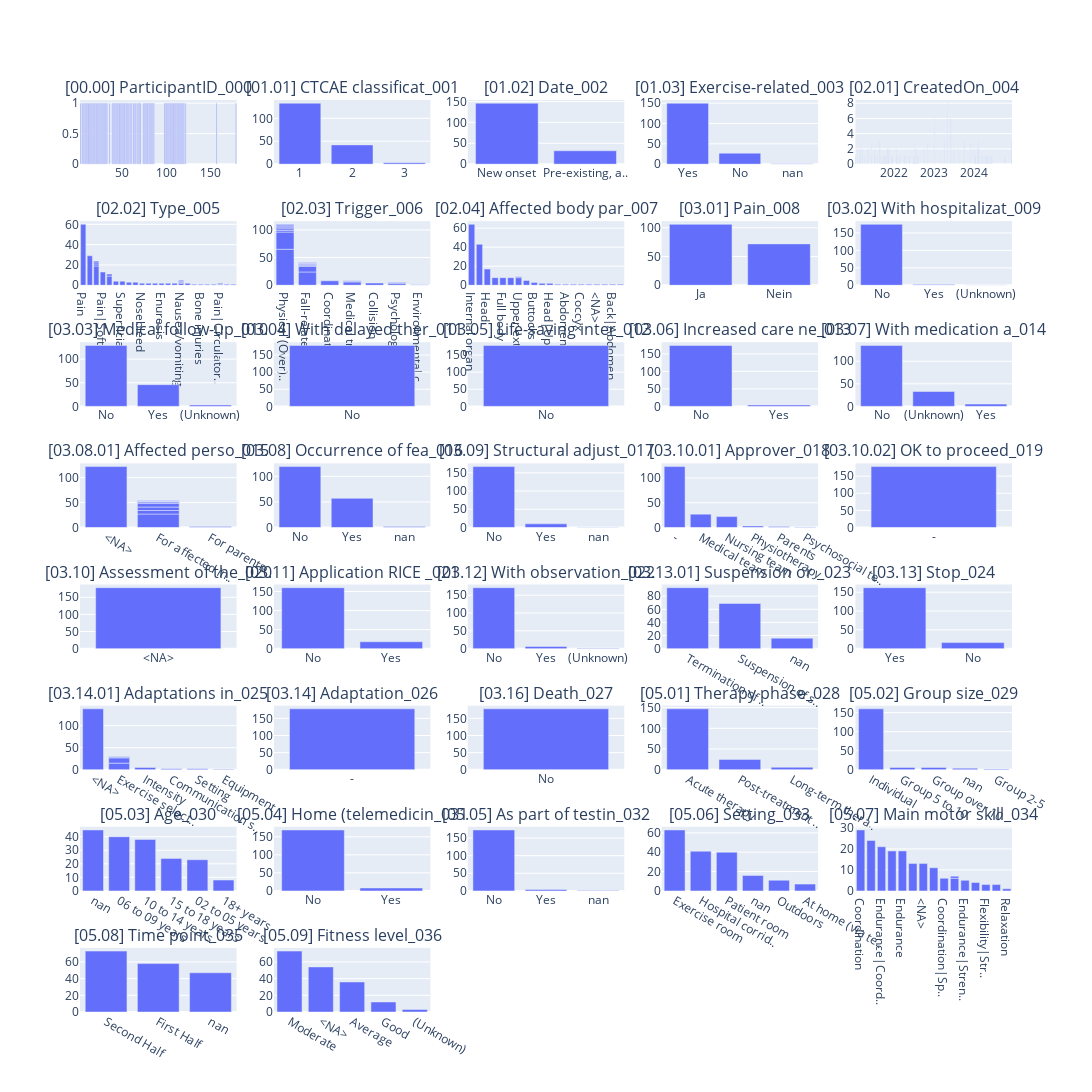

This figure's notebook cell:
### Code cell
tbl.describe_df(df_csv_condensed, "df_csv_condensed", top_n_chars_in_columns=25, top_n_chars_in_index=15)

### Figure 1 — Plotly figure (JSON) as saved in the notebook; plotly's stock layout.template omitted (floating-point values rounded to 4 significant figures)
{"data": [{"hovertemplate": "x=%{x}<br>y=%{y}<extra></extra>", "legendgroup": "", "marker": {"color": "#636efa", "pattern": {"shape": ""}}, "name": "", "orientation": "v", "showlegend": false, "textposition": "auto", "type": "bar", "x": [3, 50, 24, 13, 5, 6, 7, 8, 9, 10, 11, 12, 14, 23, 15, 16, 17, 18, 19, 20, 21, 25, 26, 49, 36, 110, 27, 28, 29, 30, 31, 32, 33, 39, 48, 40, 41, 42, 43, 44, 45, 46, 47, 22, 51, 157, 52, 64, 54, 55, 56, 57, 59, 60, 61, 63, 65, 77, 67, 68, 69, 70, 71, 74, 75, 76, 53, 78, 80, 99, 100, 81, 82, 83, 84, 85, 86, 98, 101, 109, 79, 102, 103, 104, 105, 106, 107, 108, 111, 112, 113, 179, 122, 114, 115, 116, 117, 118, 119, 120], "xaxis": "x", "y": [1, 1, 1, 1, 1, 1, 1, 1, 1, 1, 1, 1, 1, 1, 1, 1, 1, 1, 1, 1, 1, 1, 1, 1, 1, 1, 1, 1, 1, 1, 1, 1, 1, 1, 1, 1, 1, 1, 1, 1, 1, 1, 1, 1, 1, 1, 1, 1, 1, 1, 1, 1, 1, 1, 1, 1, 1, 1, 1, 1, 1, 1, 1, 1, 1, 1, 1, 1, 1, 1, 1, 1, 1, 1, 1, 1, 1, 1, 1, 1, 1, 1, 1, 1, 1, 1, 1, 1, 1, 1, 1, 1, 1, 1, 1, 1, 1, 1, 1, 1], "yaxis": "y"}, {"hovertemplate": "x=%{x}<br>y=%{y}<extra></extra>", "legendgroup": "", "marker": {"color": "#636efa", "pattern": {"shape": ""}}, "name": "", "orientation": "v", "showlegend": false, "textposition": "auto", "type": "bar", "x": ["1", "2", "3"], "xaxis": "x2", "y": [133, 42, 3], "yaxis": "y2"}, {"hovertemplate": "x=%{x}<br>y=%{y}<extra></extra>", "legendgroup": "", "marker": {"color": "#636efa", "pattern": {"shape": ""}}, "name": "", "orientation": "v", "showlegend": false, "textposition": "auto", "type": "bar", "x": ["New onset", "Pre-existing, a.."], "xaxis": "x3", "y": [146, 32], "yaxis": "y3"}, {"hovertemplate": "x=%{x}<br>y=%{y}<extra></extra>", "legendgroup": "", "marker": {"color": "#636efa", "pattern": {"shape": ""}}, "name": "", "orientation": "v", "showlegend": false, "textposition": "auto", "type": "bar", "x": ["Yes", "No", "nan"], "xaxis": "x4", "y": [150, 27, 1], "yaxis": "y4"}, {"hovertemplate": "x=%{x}<br>y=%{y}<extra></extra>", "legendgroup": "", "marker": {"color": "#636efa", "pattern": {"shape": ""}}, "name": "", "orientation": "v", "showlegend": false, "textposition": "auto", "type": "bar", "x": ["2023-05-01", "2023-06-01", "2023-01-01", "2021-08-23", "2023-12-01", "2023-10-01", "2024-02-07", "2022-07-04", "2023-04-01", "2022-11-01", "2024-12-12", "2021-06-05", "2021-11-13", "2023-07-01", "2024-02-05", "2024-01-01", "2023-08-01", "2021-05-06", "2022-07-19", "2024-02-13", "2021-02-01", "2021-03-17", "2021-11-04", "2022-01-18", "2022-10-01", "2021-11-03", "2021-07-05", "2021-03-01", "2024-01-15", "2024-01-29", "2024-04-24", "2024-03-11", "2024-03-12", "2024-03-14", "2024-03-18", "2024-04-04", "2024-05-03", "2024-02-06", "2024-06-06", "2024-04-26", "2024-05-15", "2024-05-21", "2024-06-10", "2024-06-11", "2022-04-20", "2022-05-20", "2022-06-24", "2022-06-22", "2024-03-09", "2024-04-12", "2024-01-10", "2022-08-08", "2022-01-24", "2021-10-13", "2024-03-15", "2022-02-17", "2022-04-06", "2022-05-18", "2022-06-28", "2022-07-01", "2022-07-14", "2022-08-02", "2022-05-22", "2022-03-31", "2021-04-29", "2024-02-16", "2024-02-20", "2021-08-26", "2021-08-04", "2021-06-09", "2024-02-02", "2021-10-25", "2022-02-24", "2021-03-18", "2021-06-04", "2022-02-01", "2024-01-06", "2024-10-07", "2023-03-01", "2024-05-01", "2021-12-15", "2021-12-03", "2021-01-11", "2021-01-12", "2021-02-19", "2023-08-20", "2021-04-08", "2021-07-07", "2021-09-20", "2021-12-09", "2021-10-01", "2021-09-25", "2021-10-06", "2021-11-05", "2021-12-13", "2021-09-30", "2021-10-17", "2021-10-07", "2021-10-04", "2021-09-12"], "xaxis": "x5", "y": [8, 6, 6, 3, 3, 3, 3, 3, 3, 3, 3, 3, 2, 2, 2, 2, 2, 2, 2, 2, 2, 2, 2, 2, 2, 2, 2, 2, 1, 1, 1, 1, 1, 1, 1, 1, 1, 1, 1, 1, 1, 1, 1, 1, 1, 1, 1, 1, 1, 1, 1, 1, 1, 1, 1, 1, 1, 1, 1, 1, 1, 1, 1, 1, 1, 1, 1, 1, 1, 1, 1, 1, 1, 1, 1, 1, 1, 1, 1, 1, 1, 1, 1, 1, 1, 1, 1, 1, 1, 1, 1, 1, 1, 1, 1, 1, 1, 1, 1, 1], "yaxis": "y5"}, {"hovertemplate": "x=%{x}<br>y=%{y}<extra></extra>", "legendgroup": "", "marker": {"color": "#636efa", "pattern": {"shape": ""}}, "name": "", "orientation": "v", "showlegend": false, "textposition": "auto", "type": "bar", "x": ["Pain", "Nausea/vomiting", "Circulatory pro..", "Pain|Soft-tissu..", "Pain|Superficia..", "Soft-tissue inj..", "Superficial inj..", "Muscle soreness", "Itching", "Nosebleed", "Psychological s..", "Circulatory pro..", "Coughing fit", "Enuresis", "Pain|Spontaneou..", "Pain|Muscle sor..", "Pain|Superficia..", "Nausea/vomiting..", "Circulatory pro..", "Physical (Over)..", "Pain|Itching", "Bone injuries", "Coughing fit|Ps..", "Nausea/vomiting..", "Pain|Bone injur..", "Pain|Circulator..", "Pain|Psychologi..", "Nausea/vomiting..", "Pain|Circulator..", "Pain|Nausea/vom..", "Nausea/vomiting..", "Circulatory pro.."], "xaxis": "x6", "y": [60, 29, 19, 13, 9, 4, 4, 3, 3, 2, 2, 2, 2, 2, 2, 2, 2, 2, 2, 2, 1, 1, 1, 1, 1, 1, 1, 1, 1, 1, 1, 1], "yaxis": "y6"}, {"hovertemplate": "x=%{x}<br>y=%{y}<extra></extra>", "legendgroup": "", "marker": {"color": "#636efa", "pattern": {"shape": ""}}, "name": "", "orientation": "v", "showlegend": false, "textposition": "auto", "type": "bar", "x": ["Physical (Over)..", "Physical (Over)..", "Fall-related in..", "Fall-related in..", "Coordination pr..", "Medical treatme..", "Collision", "Physical (Over)..", "Psychological s..", "Physical (Over)..", "Physical (Over)..", "Fall-related in..", "Physical (Over)..", "Fall-related in..", "Physical (Over)..", "Psychological s..", "Fall-related in..", "Medical treatme..", "Fall-related in..", "Medical treatme..", "Physical (Over)..", "Psychological s..", "Fall-related in..", "Environmental c.."], "xaxis": "x7", "y": [65, 31, 24, 10, 8, 6, 4, 3, 3, 3, 3, 2, 2, 2, 2, 2, 1, 1, 1, 1, 1, 1, 1, 1], "yaxis": "y7"}, {"hovertemplate": "x=%{x}<br>y=%{y}<extra></extra>", "legendgroup": "", "marker": {"color": "#636efa", "pattern": {"shape": ""}}, "name": "", "orientation": "v", "showlegend": false, "textposition": "auto", "type": "bar", "x": ["Internal organ", "Lower extremiti..", "Head", "Abdomen", "Full body", "Back", "Upper extremiti..", "Chest", "Buttocks", "Bowel", "Head|Upper extr..", "Back|Buttocks", "Abdomen|Coccyx", "Full body|Inter..", "Coccyx", "Head|Buttocks", "<NA>", "Genital area", "Upper extremiti..", "Back|Abdomen", "Abdomen|Bowel"], "xaxis": "x8", "y": [64, 43, 17, 8, 8, 8, 8, 5, 3, 2, 2, 1, 1, 1, 1, 1, 1, 1, 1, 1, 1], "yaxis": "y8"}, {"hovertemplate": "x=%{x}<br>y=%{y}<extra></extra>", "legendgroup": "", "marker": {"color": "#636efa", "pattern": {"shape": ""}}, "name": "", "orientation": "v", "showlegend": false, "textposition": "auto", "type": "bar", "x": ["Ja", "Nein"], "xaxis": "x9", "y": [106, 72], "yaxis": "y9"}, {"hovertemplate": "x=%{x}<br>y=%{y}<extra></extra>", "legendgroup": "", "marker": {"color": "#636efa", "pattern": {"shape": ""}}, "name": "", "orientation": "v", "showlegend": false, "textposition": "auto", "type": "bar", "x": ["No", "Yes", "(Unknown)"], "xaxis": "x10", "y": [175, 2, 1], "yaxis": "y10"}, {"hovertemplate": "x=%{x}<br>y=%{y}<extra></extra>", "legendgroup": "", "marker": {"color": "#636efa", "pattern": {"shape": ""}}, "name": "", "orientation": "v", "showlegend": false, "textposition": "auto", "type": "bar", "x": ["No", "Yes", "(Unknown)"], "xaxis": "x11", "y": [129, 46, 3], "yaxis": "y11"}, {"hovertemplate": "x=%{x}<br>y=%{y}<extra></extra>", "legendgroup": "", "marker": {"color": "#636efa", "pattern": {"shape": ""}}, "name": "", "orientation": "v", "showlegend": false, "textposition": "auto", "type": "bar", "x": ["No"], "xaxis": "x12", "y": [178], "yaxis": "y12"}, {"hovertemplate": "x=%{x}<br>y=%{y}<extra></extra>", "legendgroup": "", "marker": {"color": "#636efa", "pattern": {"shape": ""}}, "name": "", "orientation": "v", "showlegend": false, "textposition": "auto", "type": "bar", "x": ["No"], "xaxis": "x13", "y": [178], "yaxis": "y13"}, {"hovertemplate": "x=%{x}<br>y=%{y}<extra></extra>", "legendgroup": "", "marker": {"color": "#636efa", "pattern": {"shape": ""}}, "name": "", "orientation": "v", "showlegend": false, "textposition": "auto", "type": "bar", "x": ["No", "Yes"], "xaxis": "x14", "y": [174, 4], "yaxis": "y14"}, {"hovertemplate": "x=%{x}<br>y=%{y}<extra></extra>", "legendgroup": "", "marker": {"color": "#636efa", "pattern": {"shape": ""}}, "name": "", "orientation": "v", "showlegend": false, "textposition": "auto", "type": "bar", "x": ["No", "(Unknown)", "Yes"], "xaxis": "x15", "y": [135, 33, 5], "yaxis": "y15"}, {"hovertemplate": "x=%{x}<br>y=%{y}<extra></extra>", "legendgroup": "", "marker": {"color": "#636efa", "pattern": {"shape": ""}}, "name": "", "orientation": "v", "showlegend": false, "textposition": "auto", "type": "bar", "x": ["<NA>", "For affected in..", "For affected in..", "For affected in..", "For affected in..", "For affected in..", "For parents", "For affected in..", "For affected in..", "For affected in.."], "xaxis": "x16", "y": [122, 27, 7, 7, 7, 3, 2, 1, 1, 1], "yaxis": "y16"}, {"hovertemplate": "x=%{x}<br>y=%{y}<extra></extra>", "legendgroup": "", "marker": {"color": "#636efa", "pattern": {"shape": ""}}, "name": "", "orientation": "v", "showlegend": false, "textposition": "auto", "type": "bar", "x": ["No", "Yes", "nan"], "xaxis": "x17", "y": [119, 57, 2], "yaxis": "y17"}, {"hovertemplate": "x=%{x}<br>y=%{y}<extra></extra>", "legendgroup": "", "marker": {"color": "#636efa", "pattern": {"shape": ""}}, "name": "", "orientation": "v", "showlegend": false, "textposition": "auto", "type": "bar", "x": ["No", "Yes", "nan"], "xaxis": "x18", "y": [167, 10, 1], "yaxis": "y18"}, {"hovertemplate": "x=%{x}<br>y=%{y}<extra></extra>", "legendgroup": "", "marker": {"color": "#636efa", "pattern": {"shape": ""}}, "name": "", "orientation": "v", "showlegend": false, "textposition": "auto", "type": "bar", "x": ["-", "Medical team", "Nursing team", "Physiotherapy", "Parents", "Psychosocial te.."], "xaxis": "x19", "y": [123, 27, 22, 3, 2, 1], "yaxis": "y19"}, {"hovertemplate": "x=%{x}<br>y=%{y}<extra></extra>", "legendgroup": "", "marker": {"color": "#636efa", "pattern": {"shape": ""}}, "name": "", "orientation": "v", "showlegend": false, "textposition": "auto", "type": "bar", "x": ["-"], "xaxis": "x20", "y": [178], "yaxis": "y20"}, {"hovertemplate": "x=%{x}<br>y=%{y}<extra></extra>", "legendgroup": "", "marker": {"color": "#636efa", "pattern": {"shape": ""}}, "name": "", "orientation": "v", "showlegend": false, "textposition": "auto", "type": "bar", "x": ["<NA>"], "xaxis": "x21", "y": [178], "yaxis": "y21"}, {"hovertemplate": "x=%{x}<br>y=%{y}<extra></extra>", "legendgroup": "", "marker": {"color": "#636efa", "pattern": {"shape": ""}}, "name": "", "orientation": "v", "showlegend": false, "textposition": "auto", "type": "bar", "x": ["No", "Yes"], "xaxis": "x22", "y": [160, 18], "yaxis": "y22"}, {"hovertemplate": "x=%{x}<br>y=%{y}<extra></extra>", "legendgroup": "", "marker": {"color": "#636efa", "pattern": {"shape": ""}}, "name": "", "orientation": "v", "showlegend": false, "textposition": "auto", "type": "bar", "x": ["No", "Yes", "(Unknown)"], "xaxis": "x23", "y": [171, 6, 1], "yaxis": "y23"}, {"hovertemplate": "x=%{x}<br>y=%{y}<extra></extra>", "legendgroup": "", "marker": {"color": "#636efa", "pattern": {"shape": ""}}, "name": "", "orientation": "v", "showlegend": false, "textposition": "auto", "type": "bar", "x": ["Termination of ..", "Suspension of s..", "nan"], "xaxis": "x24", "y": [93, 69, 16], "yaxis": "y24"}, {"hovertemplate": "x=%{x}<br>y=%{y}<extra></extra>", "legendgroup": "", "marker": {"color": "#636efa", "pattern": {"shape": ""}}, "name": "", "orientation": "v", "showlegend": false, "textposition": "auto", "type": "bar", "x": ["Yes", "No"], "xaxis": "x25", "y": [162, 16], "yaxis": "y25"}, {"hovertemplate": "x=%{x}<br>y=%{y}<extra></extra>", "legendgroup": "", "marker": {"color": "#636efa", "pattern": {"shape": ""}}, "name": "", "orientation": "v", "showlegend": false, "textposition": "auto", "type": "bar", "x": ["<NA>", "Exercise select..", "Exercise select..", "Intensity", "Communication s..", "Setting", "Exercise select..", "Equipment", "Exercise select.."], "xaxis": "x26", "y": [138, 15, 12, 5, 2, 2, 2, 1, 1], "yaxis": "y26"}, {"hovertemplate": "x=%{x}<br>y=%{y}<extra></extra>", "legendgroup": "", "marker": {"color": "#636efa", "pattern": {"shape": ""}}, "name": "", "orientation": "v", "showlegend": false, "textposition": "auto", "type": "bar", "x": ["-"], "xaxis": "x27", "y": [178], "yaxis": "y27"}, {"hovertemplate": "x=%{x}<br>y=%{y}<extra></extra>", "legendgroup": "", "marker": {"color": "#636efa", "pattern": {"shape": ""}}, "name": "", "orientation": "v", "showlegend": false, "textposition": "auto", "type": "bar", "x": ["No"], "xaxis": "x28", "y": [178], "yaxis": "y28"}, {"hovertemplate": "x=%{x}<br>y=%{y}<extra></extra>", "legendgroup": "", "marker": {"color": "#636efa", "pattern": {"shape": ""}}, "name": "", "orientation": "v", "showlegend": false, "textposition": "auto", "type": "bar", "x": ["Acute therapy", "Post-treatment ..", "Long-term thera.."], "xaxis": "x29", "y": [147, 25, 6], "yaxis": "y29"}, {"hovertemplate": "x=%{x}<br>y=%{y}<extra></extra>", "legendgroup": "", "marker": {"color": "#636efa", "pattern": {"shape": ""}}, "name": "", "orientation": "v", "showlegend": false, "textposition": "auto", "type": "bar", "x": ["Individual", "Group 5 to 10", "Group over 10", "nan", "Group 2-5"], "xaxis": "x30", "y": [160, 6, 6, 4, 2], "yaxis": "y30"}, {"hovertemplate": "x=%{x}<br>y=%{y}<extra></extra>", "legendgroup": "", "marker": {"color": "#636efa", "pattern": {"shape": ""}}, "name": "", "orientation": "v", "showlegend": false, "textposition": "auto", "type": "bar", "x": ["nan", "06 to 09 years", "10 to 14 years", "15 to 18 years", "02 to 05 years", "18+ years"], "xaxis": "x31", "y": [45, 40, 38, 24, 23, 8], "yaxis": "y31"}, {"hovertemplate": "x=%{x}<br>y=%{y}<extra></extra>", "legendgroup": "", "marker": {"color": "#636efa", "pattern": {"shape": ""}}, "name": "", "orientation": "v", "showlegend": false, "textposition": "auto", "type": "bar", "x": ["No", "Yes"], "xaxis": "x32", "y": [169, 8], "yaxis": "y32"}, {"hovertemplate": "x=%{x}<br>y=%{y}<extra></extra>", "legendgroup": "", "marker": {"color": "#636efa", "pattern": {"shape": ""}}, "name": "", "orientation": "v", "showlegend": false, "textposition": "auto", "type": "bar", "x": ["No", "Yes", "nan"], "xaxis": "x33", "y": [173, 4, 1], "yaxis": "y33"}, {"hovertemplate": "x=%{x}<br>y=%{y}<extra></extra>", "legendgroup": "", "marker": {"color": "#636efa", "pattern": {"shape": ""}}, "name": "", "orientation": "v", "showlegend": false, "textposition": "auto", "type": "bar", "x": ["Exercise room", "Hospital corrid..", "Patient room", "nan", "Outdoors", "At home (via te.."], "xaxis": "x34", "y": [63, 41, 40, 16, 11, 7], "yaxis": "y34"}, {"hovertemplate": "x=%{x}<br>y=%{y}<extra></extra>", "legendgroup": "", "marker": {"color": "#636efa", "pattern": {"shape": ""}}, "name": "", "orientation": "v", "showlegend": false, "textposition": "auto", "type": "bar", "x": ["Coordination", "Multimodal", "Endurance|Coord..", "Coordination|St..", "Endurance", "Strength", "<NA>", "Flexibility", "Coordination|Sp..", "Flexibility|Coo..", "Endurance|Stren..", "Speed", "Flexibility|Str..", "Endurance|Flexi..", "Flexibility|Coo..", "Relaxation"], "xaxis": "x35", "y": [29, 24, 21, 19, 19, 13, 13, 11, 6, 6, 5, 4, 3, 3, 1, 1], "yaxis": "y35"}, {"hovertemplate": "x=%{x}<br>y=%{y}<extra></extra>", "legendgroup": "", "marker": {"color": "#636efa", "pattern": {"shape": ""}}, "name": "", "orientation": "v", "showlegend": false, "textposition": "auto", "type": "bar", "x": ["Second Half", "First Half", "nan"], "xaxis": "x36", "y": [73, 58, 47], "yaxis": "y36"}, {"hovertemplate": "x=%{x}<br>y=%{y}<extra></extra>", "legendgroup": "", "marker": {"color": "#636efa", "pattern": {"shape": ""}}, "name": "", "orientation": "v", "showlegend": false, "textposition": "auto", "type": "bar", "x": ["Moderate", "<NA>", "Average", "Good", "(Unknown)"], "xaxis": "x37", "y": [73, 54, 36, 12, 3], "yaxis": "y37"}], "layout": {"annotations": [{"font": {"size": 16}, "showarrow": false, "text": "[00.00] ParticipantID_000", "x": 0.084, "xanchor": "center", "xref": "paper", "y": 1, "yanchor": "bottom", "yref": "paper"}, {"font": {"size": 16}, "showarrow": false, "text": "[01.01] CTCAE classificat_001", "x": 0.292, "xanchor": "center", "xref": "paper", "y": 1, "yanchor": "bottom", "yref": "paper"}, {"font": {"size": 16}, "showarrow": false, "text": "[01.02] Date_002", "x": 0.5, "xanchor": "center", "xref": "paper", "y": 1, "yanchor": "bottom", "yref": "paper"}, {"font": {"size": 16}, "showarrow": false, "text": "[01.03] Exercise-related_003", "x": 0.708, "xanchor": "center", "xref": "paper", "y": 1, "yanchor": "bottom", "yref": "paper"}, {"font": {"size": 16}, "showarrow": false, "text": "[02.01] CreatedOn_004", "x": 0.916, "xanchor": "center", "xref": "paper", "y": 1, "yanchor": "bottom", "yref": "paper"}, {"font": {"size": 16}, "showarrow": false, "text": "[02.02] Type_005", "x": 0.084, "xanchor": "center", "xref": "paper", "y": 0.8672, "yanchor": "bottom", "yref": "paper"}, {"font": {"size": 16}, "showarrow": false, "text": "[02.03] Trigger_006", "x": 0.292, "xanchor": "center", "xref": "paper", "y": 0.8672, "yanchor": "bottom", "yref": "paper"}, {"font": {"size": 16}, "showarrow": false, "text": "[02.04] Affected body par_007", "x": 0.5, "xanchor": "center", "xref": "paper", "y": 0.8672, "yanchor": "bottom", "yref": "paper"}, {"font": {"size": 16}, "showarrow": false, "text": "[03.01] Pain_008", "x": 0.708, "xanchor": "center", "xref": "paper", "y": 0.8672, "yanchor": "bottom", "yref": "paper"}, {"font": {"size": 16}, "showarrow": false, "text": "[03.02] With hospitalizat_009", "x": 0.916, "xanchor": "center", "xref": "paper", "y": 0.8672, "yanchor": "bottom", "yref": "paper"}, {"font": {"size": 16}, "showarrow": false, "text": "[03.03] Medical follow-up_010", "x": 0.084, "xanchor": "center", "xref": "paper", "y": 0.7344, "yanchor": "bottom", "yref": "paper"}, {"font": {"size": 16}, "showarrow": false, "text": "[03.04] With delayed ther_011", "x": 0.292, "xanchor": "center", "xref": "paper", "y": 0.7344, "yanchor": "bottom", "yref": "paper"}, {"font": {"size": 16}, "showarrow": false, "text": "[03.05] Life-saving inter_012", "x": 0.5, "xanchor": "center", "xref": "paper", "y": 0.7344, "yanchor": "bottom", "yref": "paper"}, {"font": {"size": 16}, "showarrow": false, "text": "[03.06] Increased care ne_013", "x": 0.708, "xanchor": "center", "xref": "paper", "y": 0.7344, "yanchor": "bottom", "yref": "paper"}, {"font": {"size": 16}, "showarrow": false, "text": "[03.07] With medication a_014", "x": 0.916, "xanchor": "center", "xref": "paper", "y": 0.7344, "yanchor": "bottom", "yref": "paper"}, {"font": {"size": 16}, "showarrow": false, "text": "[03.08.01] Affected perso_015", "x": 0.084, "xanchor": "center", "xref": "paper", "y": 0.6016, "yanchor": "bottom", "yref": "paper"}, {"font": {"size": 16}, "showarrow": false, "text": "[03.08] Occurrence of fea_016", "x": 0.292, "xanchor": "center", "xref": "paper", "y": 0.6016, "yanchor": "bottom", "yref": "paper"}, {"font": {"size": 16}, "showarrow": false, "text": "[03.09] Structural adjust_017", "x": 0.5, "xanchor": "center", "xref": "paper", "y": 0.6016, "yanchor": "bottom", "yref": "paper"}, {"font": {"size": 16}, "showarrow": false, "text": "[03.10.01] Approver_018", "x": 0.708, "xanchor": "center", "xref": "paper", "y": 0.6016, "yanchor": "bottom", "yref": "paper"}, {"font": {"size": 16}, "showarrow": false, "text": "[03.10.02] OK to proceed_019", "x": 0.916, "xanchor": "center", "xref": "paper", "y": 0.6016, "yanchor": "bottom", "yref": "paper"}, {"font": {"size": 16}, "showarrow": false, "text": "[03.10] Assessment of the_020", "x": 0.084, "xanchor": "center", "xref": "paper", "y": 0.4688, "yanchor": "bottom", "yref": "paper"}, {"font": {"size": 16}, "showarrow": false, "text": "[03.11] Application RICE _021", "x": 0.292, "xanchor": "center", "xref": "paper", "y": 0.4688, "yanchor": "bottom", "yref": "paper"}, {"font": {"size": 16}, "showarrow": false, "text": "[03.12] With observation_022", "x": 0.5, "xanchor": "center", "xref": "paper", "y": 0.4688, "yanchor": "bottom", "yref": "paper"}, {"font": {"size": 16}, "showarrow": false, "text": "[03.13.01] Suspension or _023", "x": 0.708, "xanchor": "center", "xref": "paper", "y": 0.4688, "yanchor": "bottom", "yref": "paper"}, {"font": {"size": 16}, "showarrow": false, "text": "[03.13] Stop_024", "x": 0.916, "xanchor": "center", "xref": "paper", "y": 0.4688, "yanchor": "bottom", "yref": "paper"}, {"font": {"size": 16}, "showarrow": false, "text": "[03.14.01] Adaptations in_025", "x": 0.084, "xanchor": "center", "xref": "paper", "y": 0.3359, "yanchor": "bottom", "yref": "paper"}, {"font": {"size": 16}, "showarrow": false, "text": "[03.14] Adaptation_026", "x": 0.292, "xanchor": "center", "xref": "paper", "y": 0.3359, "yanchor": "bottom", "yref": "paper"}, {"font": {"size": 16}, "showarrow": false, "text": "[03.16] Death_027", "x": 0.5, "xanchor": "center", "xref": "paper", "y": 0.3359, "yanchor": "bottom", "yref": "paper"}, {"font": {"size": 16}, "showarrow": false, "text": "[05.01] Therapy phase_028", "x": 0.708, "xanchor": "center", "xref": "paper", "y": 0.3359, "yanchor": "bottom", "yref": "paper"}, {"font": {"size": 16}, "showarrow": false, "text": "[05.02] Group size_029", "x": 0.916, "xanchor": "center", "xref": "paper", "y": 0.3359, "yanchor": "bottom", "yref": "paper"}, {"font": {"size": 16}, "showarrow": false, "text": "[05.03] Age_030", "x": 0.084, "xanchor": "center", "xref": "paper", "y": 0.2031, "yanchor": "bottom", "yref": "paper"}, {"font": {"size": 16}, "showarrow": false, "text": "[05.04] Home (telemedicin_031", "x": 0.292, "xanchor": "center", "xref": "paper", "y": 0.2031, "yanchor": "bottom", "yref": "paper"}, {"font": {"size": 16}, "showarrow": false, "text": "[05.05] As part of testin_032", "x": 0.5, "xanchor": "center", "xref": "paper", "y": 0.2031, "yanchor": "bottom", "yref": "paper"}, {"font": {"size": 16}, "showarrow": false, "text": "[05.06] Setting_033", "x": 0.708, "xanchor": "center", "xref": "paper", "y": 0.2031, "yanchor": "bottom", "yref": "paper"}, {"font": {"size": 16}, "showarrow": false, "text": "[05.07] Main motor skill_034", "x": 0.916, "xanchor": "center", "xref": "paper", "y": 0.2031, "yanchor": "bottom", "yref": "paper"}, {"font": {"size": 16}, "showarrow": false, "text": "[05.08] Time point_035", "x": 0.084, "xanchor": "center", "xref": "paper", "y": 0.07031, "yanchor": "bottom", "yref": "paper"}, {"font": {"size": 16}, "showarrow": false, "text": "[05.09] Fitness level_036", "x": 0.292, "xanchor": "center", "xref": "paper", "y": 0.07031, "yanchor": "bottom", "yref": "paper"}], "height": 2400, "width": 1500, "xaxis": {"anchor": "y", "domain": [0, 0.168]}, "xaxis10": {"anchor": "y10", "domain": [0.832, 1]}, "xaxis11": {"anchor": "y11", "domain": [0, 0.168]}, "xaxis12": {"anchor": "y12", "domain": [0.208, 0.376]}, "xaxis13": {"anchor": "y13", "domain": [0.416, 0.584]}, "xaxis14": {"anchor": "y14", "domain": [0.624, 0.792]}, "xaxis15": {"anchor": "y15", "domain": [0.832, 1]}, "xaxis16": {"anchor": "y16", "domain": [0, 0.168]}, "xaxis17": {"anchor": "y17", "domain": [0.208, 0.376]}, "xaxis18": {"anchor": "y18", "domain": [0.416, 0.584]}, "xaxis19": {"anchor": "y19", "domain": [0.624, 0.792]}, "xaxis2": {"anchor": "y2", "domain": [0.208, 0.376]}, "xaxis20": {"anchor": "y20", "domain": [0.832, 1]}, "xaxis21": {"anchor": "y21", "domain": [0, 0.168]}, "xaxis22": {"anchor": "y22", "domain": [0.208, 0.376]}, "xaxis23": {"anchor": "y23", "domain": [0.416, 0.584]}, "xaxis24": {"anchor": "y24", "domain": [0.624, 0.792]}, "xaxis25": {"anchor": "y25", "domain": [0.832, 1]}, "xaxis26": {"anchor": "y26", "domain": [0, 0.168]}, "xaxis27": {"anchor": "y27", "domain": [0.208, 0.376]}, "xaxis28": {"anchor": "y28", "domain": [0.416, 0.584]}, "xaxis29": {"anchor": "y29", "domain": [0.624, 0.792]}, "xaxis3": {"anchor": "y3", "domain": [0.416, 0.584]}, "xaxis30": {"anchor": "y30", "domain": [0.832, 1]}, "xaxis31": {"anchor": "y31", "domain": [0, 0.168]}, "xaxis32": {"anchor": "y32", "domain": [0.208, 0.376]}, "xaxis33": {"anchor": "y33", "domain": [0.416, 0.584]}, "xaxis34": {"anchor": "y34", "domain": [0.624, 0.792]}, "xaxis35": {"anchor": "y35", "domain": [0.832, 1]}, "xaxis36": {"anchor": "y36", "domain": [0, 0.168]}, "xaxis37": {"anchor": "y37", "domain": [0.208, 0.376]}, "xaxis38": {"anchor": "y38", "domain": [0.416, 0.584]}, "xaxis39": {"anchor": "y39", "domain": [0.624, 0.792]}, "xaxis4": {"anchor": "y4", "domain": [0.624, 0.792]}, "xaxis40": {"anchor": "y40", "domain": [0.832, 1]}, "xaxis5": {"anchor": "y5", "domain": [0.832, 1]}, "xaxis6": {"anchor": "y6", "domain": [0, 0.168]}, "xaxis7": {"anchor": "y7", "domain": [0.208, 0.376]}, "xaxis8": {"anchor": "y8", "domain": [0.416, 0.584]}, "xaxis9": {"anchor": "y9", "domain": [0.624, 0.792]}, "yaxis": {"anchor": "x", "domain": [0.9297, 1]}, "yaxis10": {"anchor": "x10", "domain": [0.7969, 0.8672]}, "yaxis11": {"anchor": "x11", "domain": [0.6641, 0.7344]}, "yaxis12": {"anchor": "x12", "domain": [0.6641, 0.7344]}, "yaxis13": {"anchor": "x13", "domain": [0.6641, 0.7344]}, "yaxis14": {"anchor": "x14", "domain": [0.6641, 0.7344]}, "yaxis15": {"anchor": "x15", "domain": [0.6641, 0.7344]}, "yaxis16": {"anchor": "x16", "domain": [0.5312, 0.6016]}, "yaxis17": {"anchor": "x17", "domain": [0.5312, 0.6016]}, "yaxis18": {"anchor": "x18", "domain": [0.5312, 0.6016]}, "yaxis19": {"anchor": "x19", "domain": [0.5312, 0.6016]}, "yaxis2": {"anchor": "x2", "domain": [0.9297, 1]}, "yaxis20": {"anchor": "x20", "domain": [0.5312, 0.6016]}, "yaxis21": {"anchor": "x21", "domain": [0.3984, 0.4688]}, "yaxis22": {"anchor": "x22", "domain": [0.3984, 0.4688]}, "yaxis23": {"anchor": "x23", "domain": [0.3984, 0.4688]}, "yaxis24": {"anchor": "x24", "domain": [0.3984, 0.4688]}, "yaxis25": {"anchor": "x25", "domain": [0.3984, 0.4688]}, "yaxis26": {"anchor": "x26", "domain": [0.2656, 0.3359]}, "yaxis27": {"anchor": "x27", "domain": [0.2656, 0.3359]}, "yaxis28": {"anchor": "x28", "domain": [0.2656, 0.3359]}, "yaxis29": {"anchor": "x29", "domain": [0.2656, 0.3359]}, "yaxis3": {"anchor": "x3", "domain": [0.9297, 1]}, "yaxis30": {"anchor": "x30", "domain": [0.2656, 0.3359]}, "yaxis31": {"anchor": "x31", "domain": [0.1328, 0.2031]}, "yaxis32": {"anchor": "x32", "domain": [0.1328, 0.2031]}, "yaxis33": {"anchor": "x33", "domain": [0.1328, 0.2031]}, "yaxis34": {"anchor": "x34", "domain": [0.1328, 0.2031]}, "yaxis35": {"anchor": "x35", "domain": [0.1328, 0.2031]}, "yaxis36": {"anchor": "x36", "domain": [0, 0.07031]}, "yaxis37": {"anchor": "x37", "domain": [0, 0.07031]}, "yaxis38": {"anchor": "x38", "domain": [0, 0.07031]}, "yaxis39": {"anchor": "x39", "domain": [0, 0.07031]}, "yaxis4": {"anchor": "x4", "domain": [0.9297, 1]}, "yaxis40": {"anchor": "x40", "domain": [0, 0.07031]}, "yaxis5": {"anchor": "x5", "domain": [0.9297, 1]}, "yaxis6": {"anchor": "x6", "domain": [0.7969, 0.8672]}, "yaxis7": {"anchor": "x7", "domain": [0.7969, 0.8672]}, "yaxis8": {"anchor": "x8", "domain": [0.7969, 0.8672]}, "yaxis9": {"anchor": "x9", "domain": [0.7969, 0.8672]}}}
